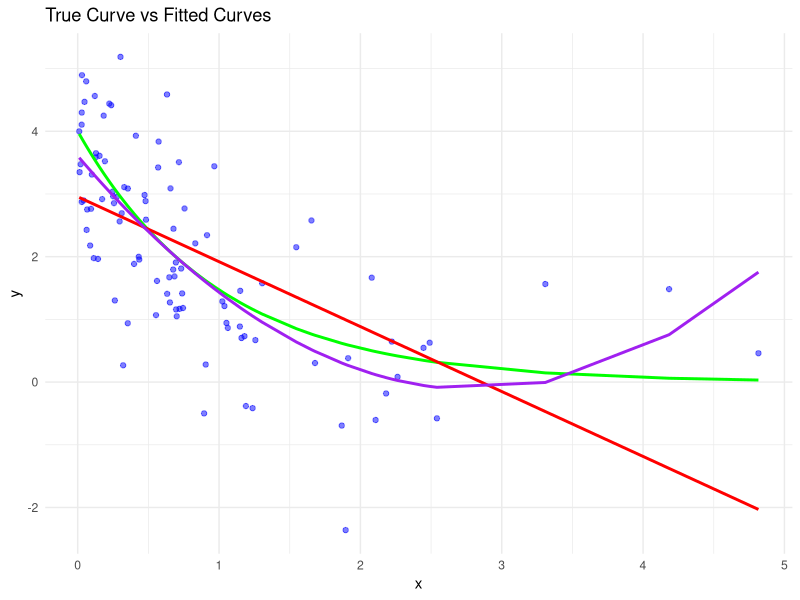

R code for this plot:
## ---- chunk 1
library(tidyverse)
library(stringr)
library(lubridate)
## ---- chunk 2
x <- rexp(100)
y_expected <- 4*exp(-x)
y <- 4*exp(-x)+rnorm(100)
y_x = data.frame(cbind(x, y_expected, y))

y_model_x <- lm(y ~ x, y_x)
y_model_x_squared <- lm(y ~ x + I(x^2), y_x) # need to revise this

y_x$y_fitted_x <- predict(y_model_x, y_x)
y_x$y_fitted_x_squared <- predict(y_model_x_squared, y_x)
## ---- chunk 3
ggplot(y_x, aes(x = x)) +
  geom_point(aes(y = y), color = "blue", alpha = 0.5) +
  geom_line(aes(y = y_expected), color = "green", size = 1) +
  geom_line(aes(y = y_fitted_x), color = "red", size = 1) +          
  geom_line(aes(y = y_fitted_x_squared), color = "purple", size = 1) + 
  labs(title = "True Curve vs Fitted Curves",
       x = "x",
       y = "y") +
  theme_minimal()
